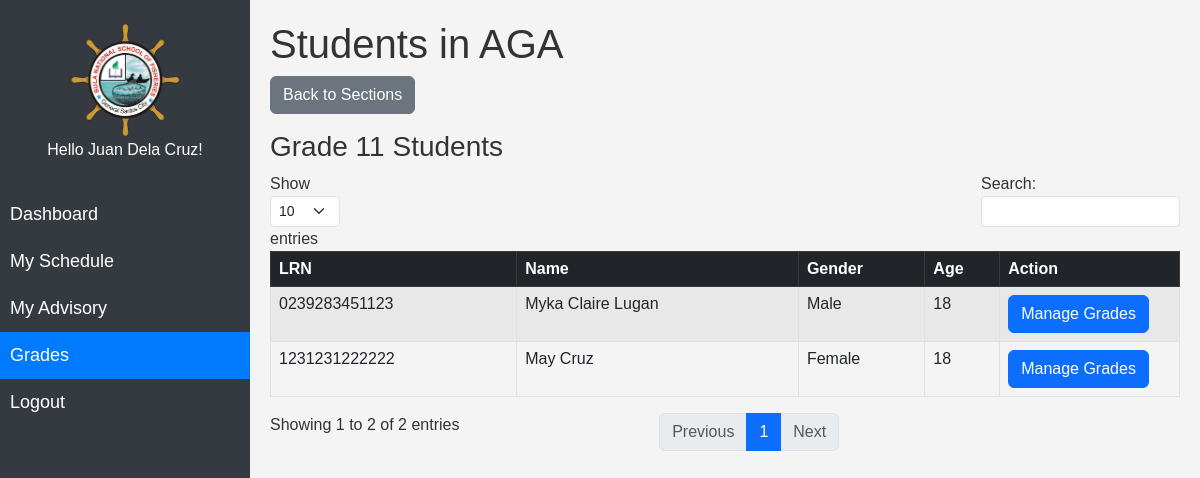
The page /modules_teacher/student/student.php?section_id=3&grade_level=11 (signed in) on the database its author committed.
### tables this page shows
CREATE TABLE `teacher` (
  `id` int(11) NOT NULL,
  `id_number` varchar(20) NOT NULL,
  `last_name` varchar(50) NOT NULL,
  `middle_name` varchar(50) DEFAULT NULL,
  `first_name` varchar(50) NOT NULL,
  `gender` varchar(50) NOT NULL,
  `age` varchar(50) NOT NULL,
  `nationality` varchar(50) NOT NULL,
  `birthday` date NOT NULL,
  `address` varchar(255) NOT NULL,
  `contact` varchar(15) NOT NULL,
  `email` varchar(100) NOT NULL,
  `username` varchar(50) NOT NULL,
  `password` varchar(255) NOT NULL,
  `del_status` varchar(50) NOT NULL,
  `created_at` timestamp NOT NULL DEFAULT current_timestamp()
);

CREATE TABLE `strand` (
  `id` int(11) NOT NULL,
  `track` varchar(100) NOT NULL,
  `code` varchar(100) NOT NULL,
  `name` varchar(100) NOT NULL,
  `details` varchar(100) NOT NULL,
  `teacher_id` varchar(100) NOT NULL,
  `del_status` varchar(100) NOT NULL
);

CREATE TABLE `student` (
  `id` int(11) NOT NULL,
  `lrn` varchar(100) NOT NULL,
  `first_name` varchar(100) NOT NULL,
  `middle_name` varchar(100) DEFAULT NULL,
  `last_name` varchar(100) NOT NULL,
  `gender` varchar(100) NOT NULL,
  `age` varchar(11) NOT NULL,
  `nationality` varchar(50) NOT NULL,
  `birthday` date NOT NULL,
  `address` varchar(255) NOT NULL,
  `contact` varchar(20) NOT NULL,
  `email` varchar(100) NOT NULL,
  `mothers_name` varchar(100) NOT NULL,
  `mothers_occupation` varchar(100) DEFAULT NULL,
  `fathers_name` varchar(100) NOT NULL,
  `fathers_occupation` varchar(100) DEFAULT NULL,
  `strand` varchar(100) NOT NULL,
  `grade_11` varchar(100) NOT NULL,
  `grade_12` varchar(100) NOT NULL,
  `grade_level` varchar(100) NOT NULL,
  `username` varchar(100) NOT NULL,
  `password` varchar(255) NOT NULL,
  `del_status` enum('active','deleted') DEFAULT 'active',
  `created_at` timestamp NOT NULL DEFAULT current_timestamp(),
  `updated_at` timestamp NOT NULL DEFAULT current_timestamp() ON UPDATE current_timestamp()
);

### modules_teacher/student/student.php (the view, shortened to what this page needs)
<?php
include "../../db_conn.php";
$page = 'Students';
include "../../navbar_teacher.php";
$section_id = intval($_GET['section_id']);
$selected_grade_level = isset($_GET['grade_level']) ? intval($_GET['grade_level']) : null;
$sql_section_name = "SELECT name FROM strand WHERE id = ?";
$stmt_section_name = $conn->prepare($sql_section_name);
$stmt_section_name->bind_param("i", $section_id);
$stmt_section_name->execute();
$result_section_name = $stmt_section_name->get_result();
$section = $result_section_name->fetch_assoc()['name'] ?? "Unknown Section";
if ($selected_grade_level) {
    $sql_students = "SELECT id, lrn, first_name, middle_name, last_name, gender, age
                     FROM student
                     WHERE grade_level = ?
                     AND ((grade_11 = ? AND (grade_12 IS NULL OR grade_12 = 0)) OR grade_12 = ?)";
    $stmt_students = $conn->prepare($sql_students);
    $stmt_students->bind_param("iii", $selected_grade_level, $section_id, $section_id);
    $stmt_students->execute();
    $result_students = $stmt_students->get_result();
}
?>
<!DOCTYPE html>
<html lang="en">
<head>
  <link rel="stylesheet" href="../../assets/css/navbar.css">
  <link rel="stylesheet" href="../../assets/css/bootstrap5.3.0/bootstrap.min.css">
  <link rel="stylesheet" href="../../assets/css/styles.css">
</head>
<body>
  <div class="content">
    <h1>Students in <?= htmlspecialchars($section) ?></h1>
    <a href="index.php" class="btn btn-secondary mb-3">Back to Sections</a>
    <?php if (!$selected_grade_level): ?>
      <h3>Select Grade Level:</h3>
      <?php foreach ($grade_levels as $grade): ?>
        <a href="student.php?section_id=<?= $section_id ?>&grade_level=<?= $grade ?>" class="btn btn-primary">Grade <?= $grade ?></a>
      <?php endforeach; ?>
    <?php else: ?>
      <h3>Grade <?= $selected_grade_level ?> Students</h3>
      <?php if ($result_students->num_rows > 0): ?>
        <table id="studentTable" class="table table-bordered table-striped">
          <thead class="table-dark">
            <tr>
              <th>LRN</th>
              <th>Name</th>
              <th>Gender</th>
              <th>Age</th>
              <th style="width:180px;">Action</th>
            </tr>
          </thead>
          <tbody>
            <?php while ($row = $result_students->fetch_assoc()) : ?>
              <tr>
                <td><?= htmlspecialchars($row['lrn']) ?></td>
                <td><?= htmlspecialchars($row['first_name'] . " " . $row['middle_name'] . " " . $row['last_name']) ?></td>
                <td><?= htmlspecialchars($row['gender']) ?></td>
                <td><?= htmlspecialchars($row['age']) ?></td>
                <td>
                  <a href="grade.php?student_id=<?= $row['id'] ?>&section_id=<?= $section_id ?>&grade_level=<?= $selected_grade_level ?>" class="btn btn-primary">Manage Grades</a>
                </td>
              </tr>
            <?php endwhile; ?>
          </tbody>
        </table>
      <?php else: ?>
        <p>No students found in Grade <?= $selected_grade_level ?> for this section.</p>
      <?php endif; ?>
    <?php endif; ?>
  </div>
</body>
</html>

### navbar_teacher.php (shortened to what this page needs)
<?php
include "../../db_conn.php";
if (isset($_SESSION['id'])) {
    $teacher_id = $_SESSION['id'];
    $query = mysqli_query($conn, "SELECT * FROM teacher where id = '$teacher_id' AND del_status != 'deleted'");
    $teacher_creds = mysqli_fetch_array($query);
    $adviser_query = mysqli_query($conn, "SELECT * FROM `schedules` WHERE adviser = '$teacher_id' LIMIT 1;");
    $adviser_row = mysqli_fetch_array($adviser_query);
}
?>
<div class="sidebar" id="sidebar">
    <div>
      <img src="../../assets/img/logo.png" alt="Logo" class="logo">
    </div>
    <h6 class="text-center">Hello <?php echo $teacher_creds['first_name'] . " " . $teacher_creds['last_name'] ?>! </h6>
<br>
    <a href="../dashboard" class="<?php if ($page == 'Dashboard') {echo 'active';} ?>" >Dashboard</a>
    <a href="../schedule" class="<?php if ($page == 'Schedule') {echo 'active';} ?>">My Schedule</a>
    <?php if($adviser_row){ ?>
    <a href="../advisory" class="<?php if ($page == 'Advisory') {echo 'active';} ?>">My Advisory</a>
    <?php } ?>
    <a href="../student" class="<?php if ($page == 'Students') {echo 'active';} ?>">Grades</a>
    <a href="../../logout.php">Logout</a>
  </div>

### assets/css/navbar.css (style rules this page uses)
.sidebar { height: 100vh; position: fixed; top: 0; left: 0; width: 250px; background-color: #343a40; color: white; padding-top: 20px; transition: width 0.3s ease-in-out; }
.sidebar a { color: white; padding: 10px; text-decoration: none; display: block; font-size: 18px; }
.sidebar a.active { background-color: #007bff; color: white; }
.content { margin-left: 250px; padding: 20px; transition: margin-left 0.3s ease-in-out; }
@media screen and (min-width: 769px) { .sidebar { width: 250px; } }
@media screen and (min-width: 769px) { .content { margin-left: 250px; } }
@media screen and (min-width: 769px) { .logo { width: 120px; height: 120px; margin-left: auto; margin-right: auto; display: block; } }

### assets/css/styles.css (style rules this page uses)
body { font-family: Arial, sans-serif; background-color: #f4f4f4; color: #333; }

### rows shown on the page
teacher: first_name "Juan", last_name "Dela Cruz"
strand: name "AGA"
student: lrn "1231231222222", first_name+middle_name+last_name "May Cruz", gender "Female", age "18"
student: lrn "0239283451123", first_name+middle_name+last_name "Myka Claire Lugan", gender "Male", age "18"

### other values the page prints
$selected_grade_level "11"
